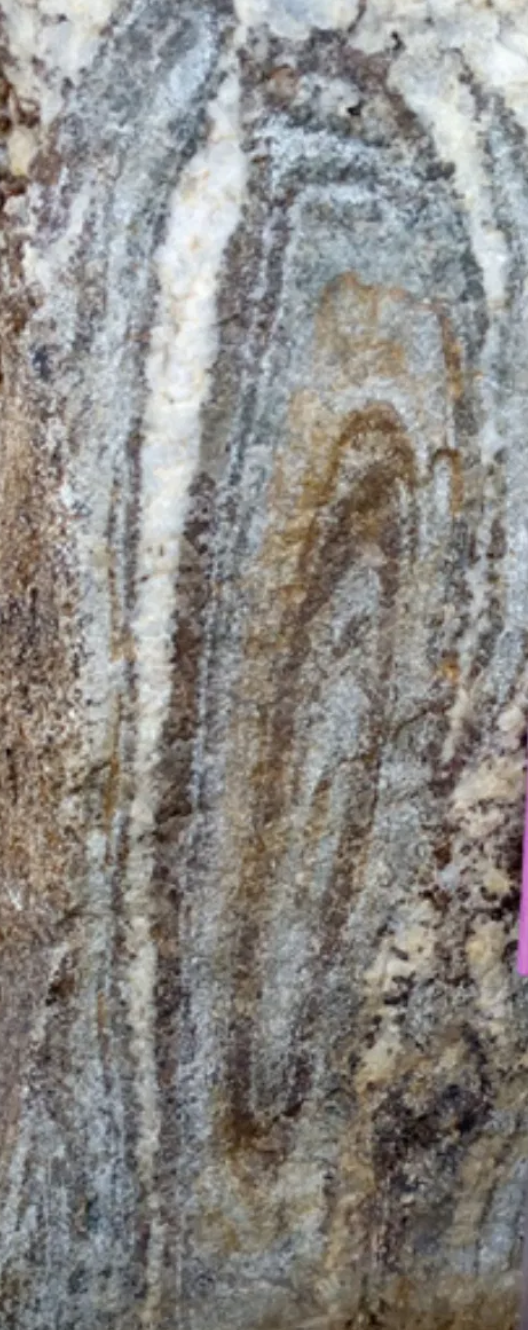
#> input picture test-fold.png, 528 x 1330 px, found by its file name
$ python orientation_isogons.py
#> lines starting #> are read from the running program, lines starting #| are printed output that depends on the picture
#> in process_image, img is the input picture: shape (1330, 528, 4) float32; mean R, G, B, A 0.546, 0.536, 0.521, 1
"""Orientation field dip-isogon contours and multi-layer ridge extraction.

Extracts local bedding orientation theta(x, y) via the structure tensor,
renders continuous dip-isogon iso-contours across multi-layer folds, and
detects layer boundaries using Frangi ridge filtering.
"""
from __future__ import annotations

import argparse
from pathlib import Path
import matplotlib
matplotlib.use("Agg")
import matplotlib.pyplot as plt
import numpy as np

from scipy.ndimage import gaussian_filter
from skimage.color import rgb2gray
from skimage.filters import frangi
from skimage.morphology import skeletonize


def compute_structure_tensor(img_gray: np.ndarray,
                             sigma: float = 2.0,
                             rho: float = 6.0) -> tuple[np.ndarray, np.ndarray, np.ndarray]:
    """Computes structure tensor components Jxx, Jyy, Jxy with inner scale sigma and integration scale rho."""
#> called with sigma = 2, rho = 8
    # Gradients
    gy, gx = np.gradient(gaussian_filter(img_gray, sigma=sigma))

    # Outer product
    jxx = gaussian_filter(gx * gx, sigma=rho)
    jyy = gaussian_filter(gy * gy, sigma=rho)
    jxy = gaussian_filter(gx * gy, sigma=rho)

    return jxx, jyy, jxy


def compute_orientation_and_coherence(jxx: np.ndarray,
                                     jyy: np.ndarray,
                                     jxy: np.ndarray) -> tuple[np.ndarray, np.ndarray]:
    """Derives local bedding orientation theta(x, y) in radians in [0, pi) and coherence C(x, y) in [0, 1]."""
    # Gradient direction orientation (double angle)
    theta_grad = 0.5 * np.arctan2(2 * jxy, jxx - jyy)

    # Tangent orientation (perpendicular to gradient)
    theta_tangent = (theta_grad + np.pi / 2) % np.pi

    # Coherence confidence mask
    diff = jxx - jyy
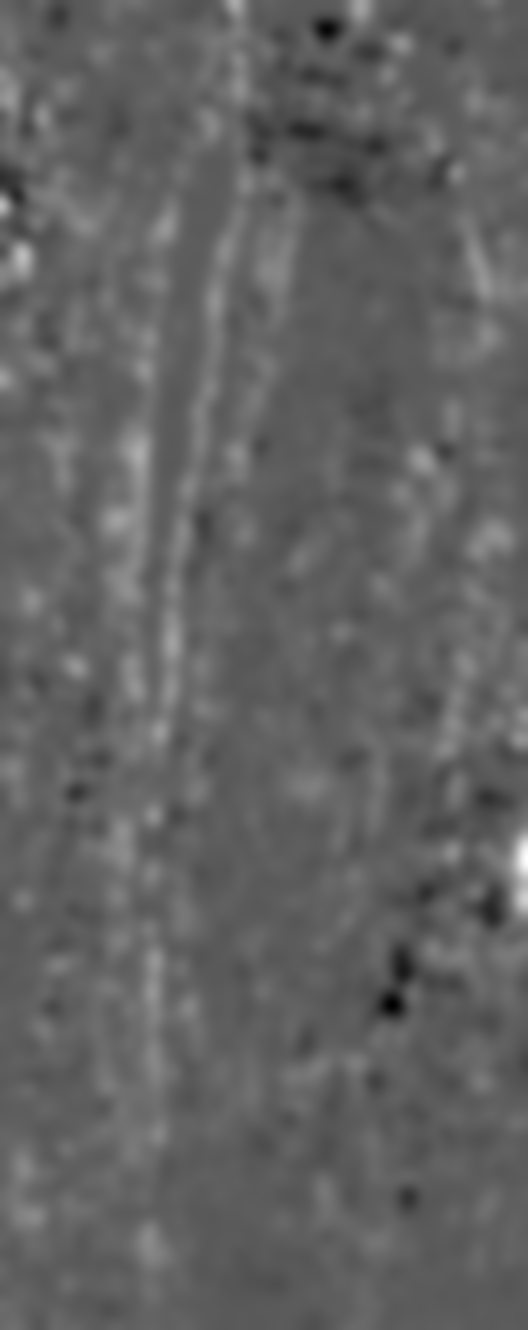
#> diff: shape (1330, 528) float32; min -0.0011, max 0.00199, mean 9.24e-05; drawn with min black and max white
    num = np.sqrt(diff ** 2 + 4 * jxy ** 2)
    denom = jxx + jyy + 1e-10
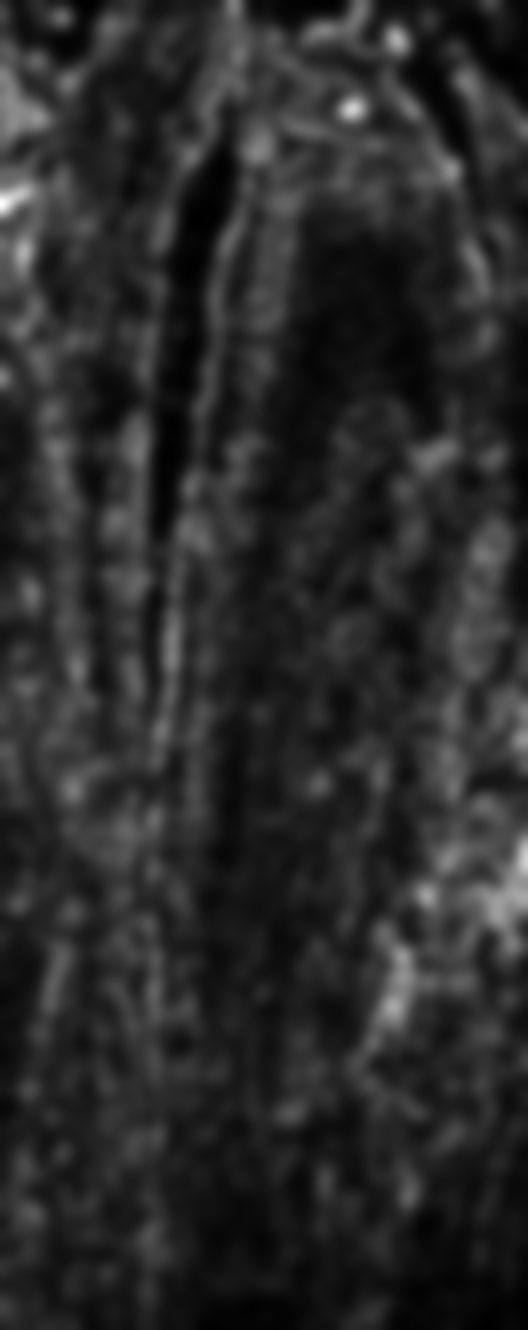
#> denom: shape (1330, 528) float32; min 3.4e-05, max 0.00256, mean 0.000458; drawn with min black and max white
    coherence = np.clip(num / denom, 0.0, 1.0)
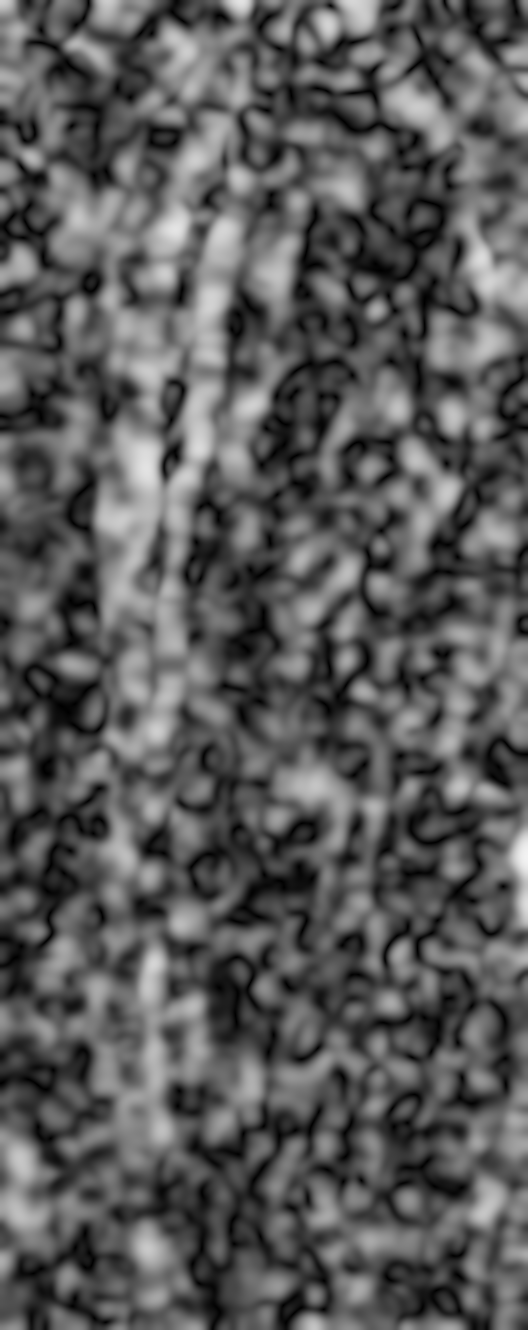
#> coherence: shape (1330, 528) float32; min 0.000287, max 0.953, mean 0.355

    return theta_tangent, coherence


def extract_multi_layer_ridges(img_gray: np.ndarray,
                              sigmas: tuple[float, ...] = (1.0, 2.0, 3.0, 4.0)) -> tuple[np.ndarray, np.ndarray]:
    """Applies Frangi vesselness filter to extract curvilinear bedding ridges."""
#> called with sigmas = (1, 2, 3, 4)
    ridge_map = frangi(img_gray, sigmas=sigmas, black_ridges=True)
    # Normalize
    ridge_norm = ridge_map / (ridge_map.max() + 1e-10)
    # Skeletonize strong ridges
    skeleton = skeletonize(ridge_norm > 0.15)
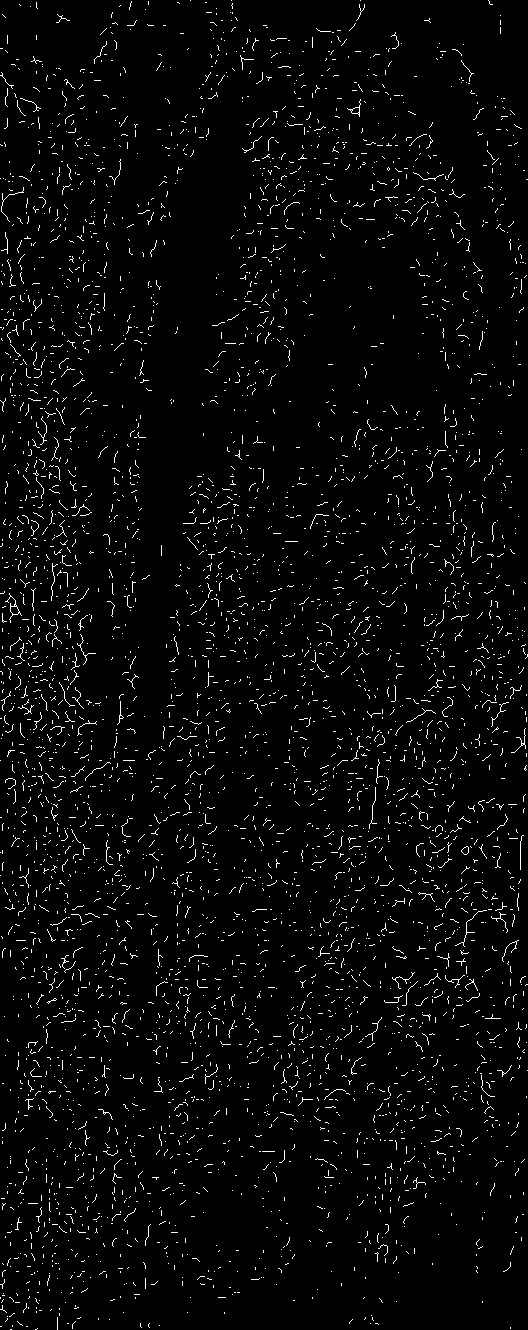
#> skeleton: shape (1330, 528) bool; 3.1% white in thin lines or dots
    return ridge_norm, skeleton


def process_image(img_path: str,
                  output_path: str = "orientation_isogons.png",
                  min_coherence: float = 0.2) -> None:
    """Processes outcrop photograph and outputs 4-panel multi-layer orientation field and dip isogon map."""
    img = plt.imread(img_path)
    if img.ndim == 3:
        img_gray = rgb2gray(img[:, :, :3])
    else:
        img_gray = img.astype(float)
        img_gray /= img_gray.max()

    # Structure tensor & orientation
    jxx, jyy, jxy = compute_structure_tensor(img_gray, sigma=2.0, rho=8.0)
    theta, coherence = compute_orientation_and_coherence(jxx, jyy, jxy)

    # Frangi multi-layer ridge extraction
    ridge_map, skeleton = extract_multi_layer_ridges(img_gray)

    # Create 4-panel output plot
    fig, axes = plt.subplots(2, 2, figsize=(14, 12))
    fig.suptitle(f"Multi-Layer Orientation Field & Dip Isogons ({Path(img_path).name})",
                 fontsize=14, fontweight="bold")

    # Panel 1: Original image + Frangi ridge skeleton
    ax1 = axes[0, 0]
    ax1.imshow(img, cmap="gray" if img.ndim == 2 else None)
    sy, sx = np.where(skeleton)
    ax1.scatter(sx, sy, c="tab:cyan", s=0.5, alpha=0.6, label="Detected Ridge Centerlines")
    ax1.set_title("1. Multi-Layer Bedding Ridge Skeleton")
    ax1.legend(fontsize=8, loc="upper right")
    ax1.axis("off")

    # Panel 2: Orientation Field theta(x, y)
    ax2 = axes[0, 1]
    # Mask orientation by coherence threshold
    theta_masked = np.where(coherence >= min_coherence, np.degrees(theta), np.nan)
    im2 = ax2.imshow(theta_masked, cmap="hsv", vmin=0, vmax=180)
    ax2.set_title("2. Local Bedding Orientation Field theta(x, y)")
    plt.colorbar(im2, ax=ax2, label="Orientation (deg)")
    ax2.axis("off")

    # Panel 3: Coherence Confidence Mask C(x, y)
    ax3 = axes[1, 0]
    im3 = ax3.imshow(coherence, cmap="inferno", vmin=0, vmax=1)
    ax3.set_title("3. Structure Tensor Coherence Mask C(x, y)")
    plt.colorbar(im3, ax=ax3, label="Coherence [0, 1]")
    ax3.axis("off")

    # Panel 4: Continuous Dip Isogon Iso-Contours
    ax4 = axes[1, 1]
    ax4.imshow(img, cmap="gray" if img.ndim == 2 else None)

    # Smooth orientation field slightly for clean contour rendering
    theta_smooth = gaussian_filter(theta, sigma=3.0)
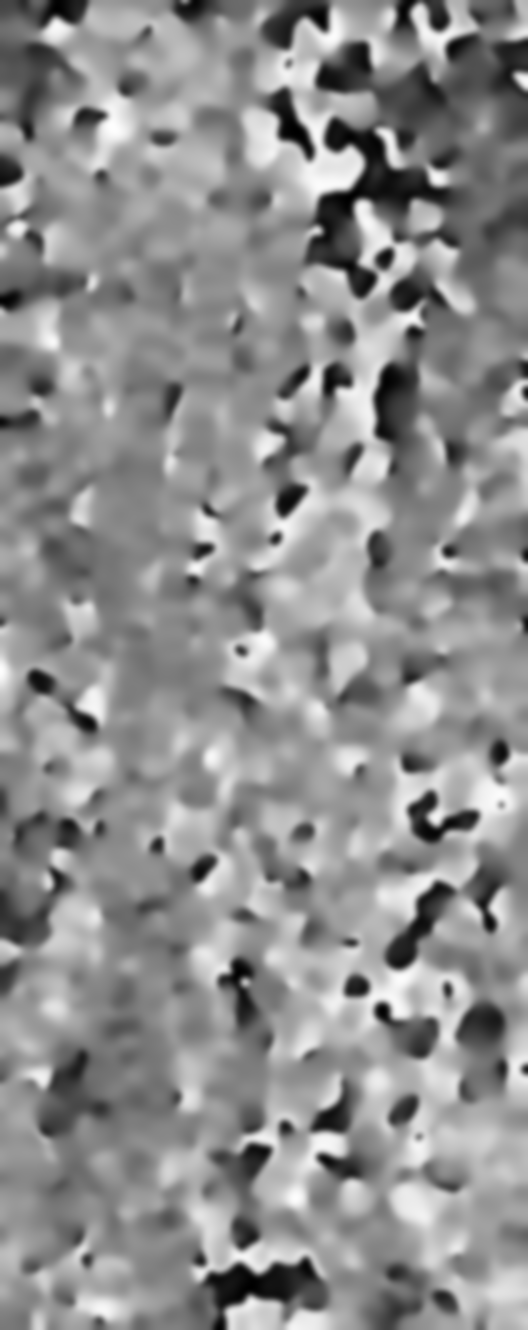
#> theta_smooth: shape (1330, 528) float32; min 0.0878, max 3.09, mean 1.77; drawn with min black and max white
    masked_theta_smooth = np.where(coherence >= min_coherence, np.degrees(theta_smooth), np.nan)

    # Contour levels (e.g. every 10 degrees from 10 to 170)
    levels = np.arange(10.0, 170.0, 10.0)
    contours = ax4.contour(masked_theta_smooth, levels=levels, cmap="coolwarm", linewidths=1.2, alpha=0.85)
    ax4.clabel(contours, inline=True, fontsize=6, fmt="%1.0f°")
    ax4.set_title("4. Continuous Dip Isogon Contours (theta = alpha)")
    ax4.axis("off")

    plt.tight_layout()
    fig.savefig(output_path, dpi=150)
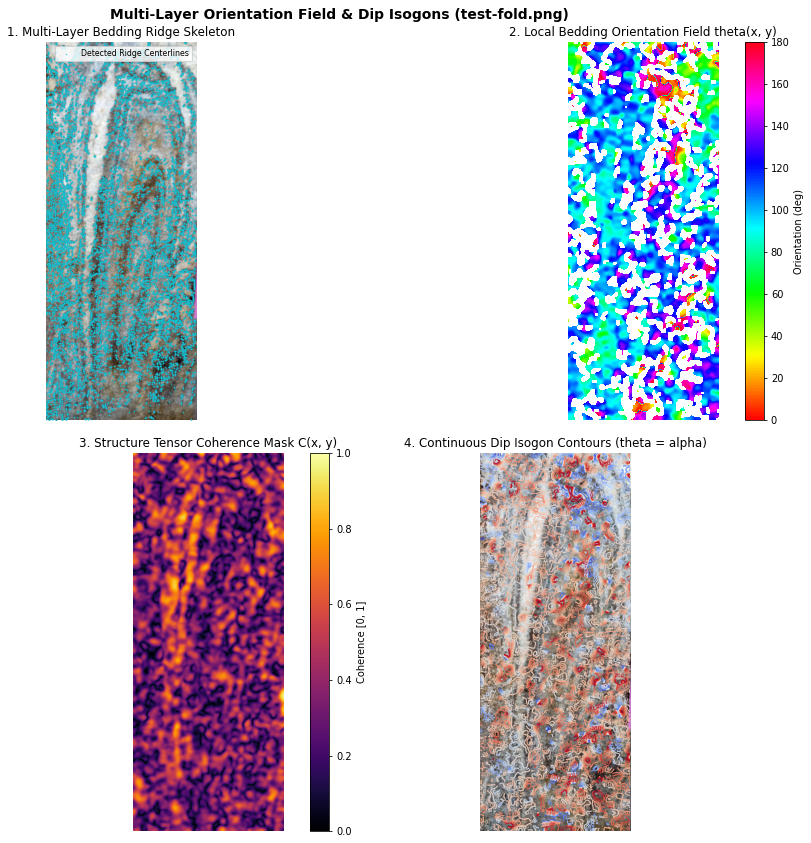
#> figure drawn by matplotlib, 6 panels
    plt.close(fig)
    print(f"Saved multi-layer orientation field plot -> {output_path}")


def main():
    parser = argparse.ArgumentParser(description="Multi-layer orientation field and dip isogon extraction.")
    parser.add_argument("image", nargs="?", default="test-fold.png", help="Path to input fold image")
    parser.add_argument("--output", default="orientation_isogons.png", help="Output plot filename")
    parser.add_argument("--min-coherence", type=float, default=0.2, help="Minimum coherence threshold")
    args = parser.parse_args()

    process_image(args.image, output_path=args.output, min_coherence=args.min_coherence)


if __name__ == "__main__":
    main()

$ run again, with test-fold-2.png copied over test-fold.png
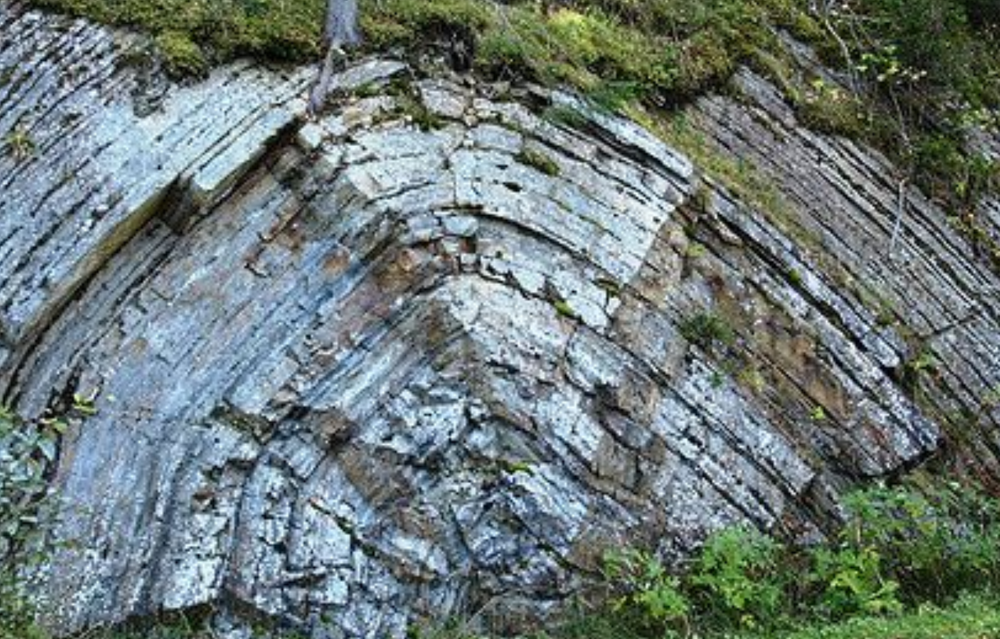
#> input picture test-fold-2.png, 1000 x 639 px, shrunk from 1348 x 862 before the run, found by its file name
#> in process_image, img is the input picture: shape (639, 1000, 4) float32; mean R, G, B, A 0.425, 0.474, 0.467, 1
#> in extract_multi_layer_ridges, `skeleton = skeletonize(ridge_norm > 0.15)`:
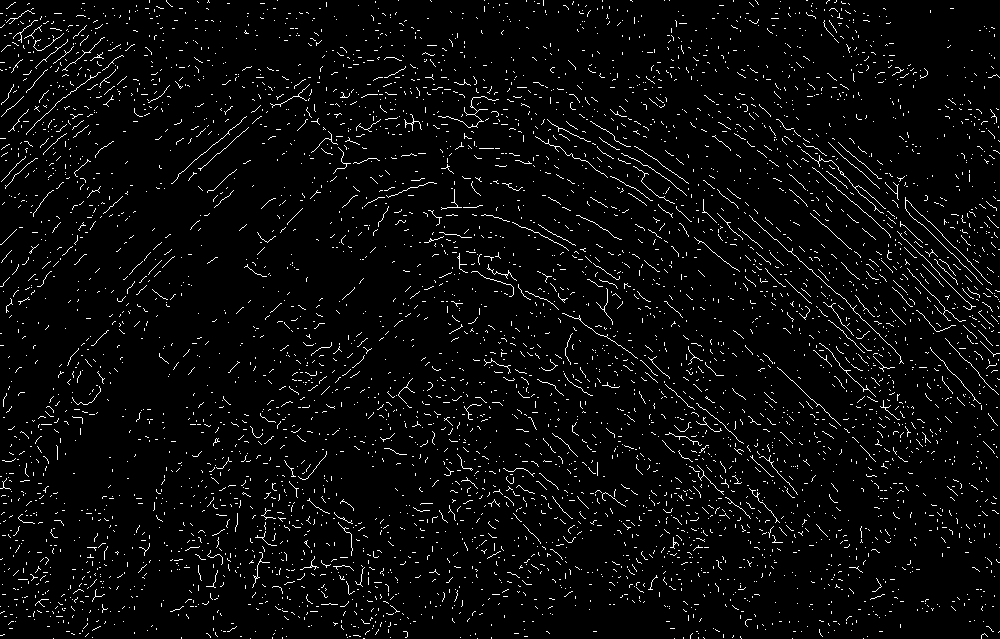
#> skeleton: shape (639, 1000) bool; 3.8% white in thin lines or dots
#> in process_image, `masked_theta_smooth = np.where(coherence >= min_coherence, np.degrees(..`:
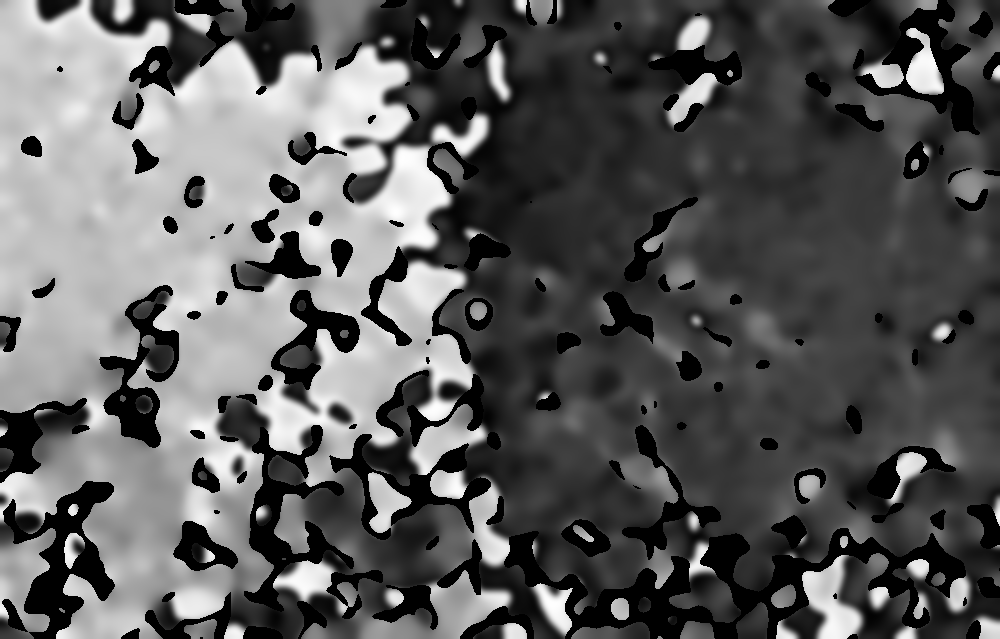
#> masked_theta_smooth: shape (639, 1000) float32; 15.05% of the values are NaN or infinite; the others: min 2.14, max 177, mean 76.62; drawn with min black, max white, NaN and infinite black
